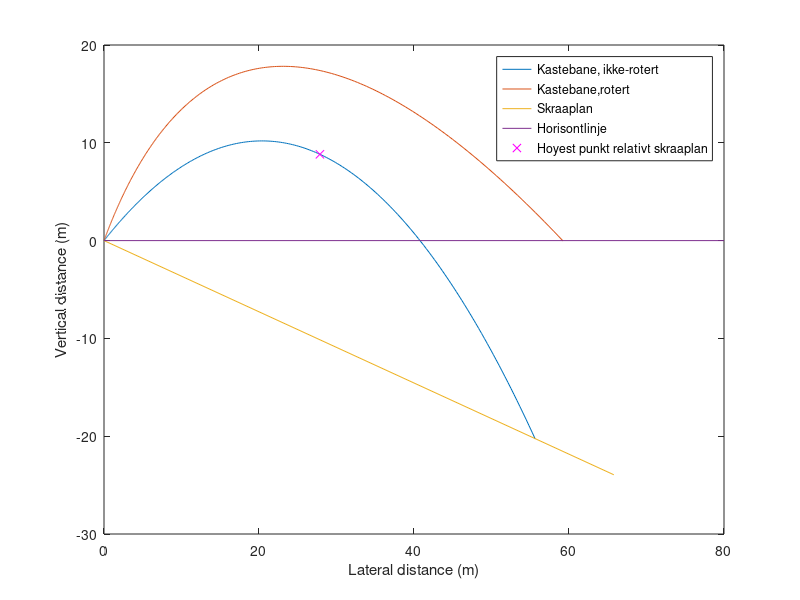

MATLAB code to generate this figure: (Note: this script raises an error after producing the figure.)
%Oppg 4a - d, DRONE
%Resten av denne oppgaven finner du i
%innlb_oppg_4e_g.m

clear, close
v_0 = 20;
theta = 45;
g = 9.81;

L = 70;
phi = 20;

y = @(x) x.*(tand(theta)-g.*x/(2.*v_0.^2.*(cosd(theta)).^2));
i = 1;
x(i) = 0;
t(i) = 0;
dt = 0.0001;

while(y(x(i)) >= -x(i)*tand(phi))
    x(i+1) = x(i) + (v_0*cosd(theta))*t(i);
    t(i+1) = t(i) + dt;
    i = i+1;
end

P = [x;y(x)];
M = [cosd(phi), -sind(phi);sind(phi), cosd(phi)];
Q = M*P;
x_rotated = Q(1,:);
y_rotated = Q(2,:);

plot(x,y(x)), hold on
plot([0, x_rotated],[0, y_rotated])
plot([0,L*cosd(phi)],[0,-L*sind(phi)])
plot([0 80],[0 0],x(200),y(x(200)),'xm'), hold off 
xlabel('Lateral distance (m)'), ylabel('Vertical distance (m)')
legend('Kastebane, ikke-rotert','Kastebane,rotert','Skraaplan'...
    ,'Horisontlinje','Hoyest punkt relativt skraaplan')

max = max_distance(y_rotated);
fprintf('Maksdistanse fra skraaplan i hoyde (m) : %.2f\n',max)

function max = max_distance(yval)
    max = 0;
    for i = 1:length(yval)
        temp = yval(i);
        if max < temp
           max = temp; 
        end
    end
end
